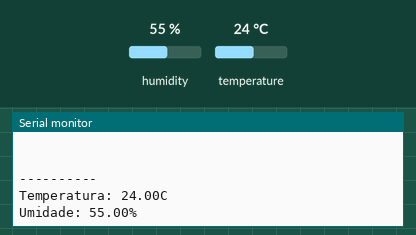
Recording of a sketch running on a simulated ESP8266 (NodeMCU). Shown: the last lines printed to the serial monitor. The inputs (shaded band) are chosen by the test bench; at power-on: humidity 55 %, temperature 24 °C. WiFi joins after 1.5 s; servers stay silent unless stated; random numbers use the default seed unless the sketch sets one; no MQTT or app messages arrive unless stated.

Above: at 2.7 s.
2.8 s: humidity set to 22 %
At 7.2 s:
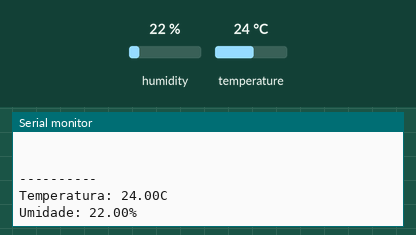
8.8 s: temperature set to 12 °C
At 13.1 s:
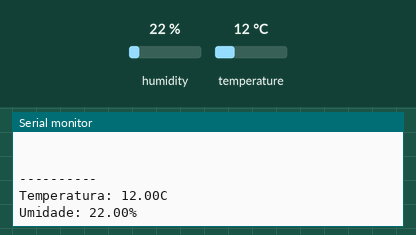
14.8 s: humidity set to 40 %
At 17.9 s:
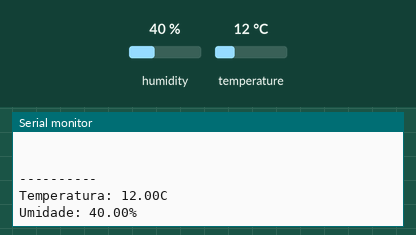
Timing chart, 0 to 19.4 s (numbered marks = the images above; inputs shaded):
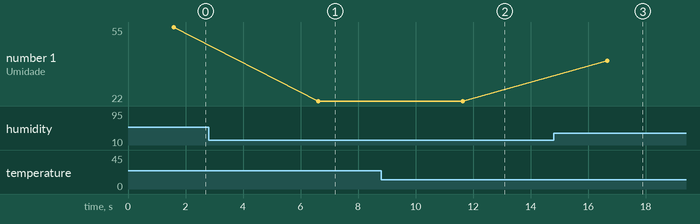

Measured:
- after the input at 2.8 s, the serial monitor: prints a new line after 3.8 s (image 1)
- after the input at 8.8 s, the serial monitor: prints a new line after 2.8 s (image 2)
- after the input at 14.8 s, the serial monitor: prints a new line after 1.9 s (image 3)
- plotted number 1: 55 → 22 after the input at 2.8 s, 22 → 40 after the input at 14.8 s

The sketch:

dispositivo_iot.ino
```cpp
/*
 * Autor: Ítalo Rodrigo
 */
#include <stdio.h>
#include <ESP8266WiFi.h>
#include <PubSubClient.h>
#include <ArduinoJson.h>
#include <DHT.h>

/* Definicoes gerais */
#define TEMPO_ENVIO_INFORMACOES    5000 //ms

/* Definicoes do sensor de temperatura */
#define DHTPIN  D1   /* GPIO que o pino 2 do sensor é conectado */

/* A biblioteca serve para os sensores DHT11, DHT22 e DHT21.
   No nosso caso, usaremos o DHT22, porém se você desejar utilizar
   algum dos outros disponíveis, basta descomentar a linha correspondente.
*/
//#define DHTTYPE DHT11   // DHT 11
#define DHTTYPE DHT22   // DHT 22  (AM2302), AM2321
//#define DHTTYPE DHT21   // DHT 21 (AM2301)

/* Definicoes da UART de debug */
#define DEBUG_UART_BAUDRATE               115200

/* MQTT definitions */
#define MQTT_PUB_TOPIC "tago/data/post"
#define MQTT_USERNAME  "dispositivo_iot_curso"  /* Coloque aqui qualquer valor */
#define MQTT_PASSWORD  " "  /* coloque aqui o Device Token do seu dispositivo no Tago.io */

/* WIFI */
const char* ssid_wifi = " ";     /*  WI-FI network SSID (name) you want to connect */
const char* password_wifi = " "; /*  WI-FI network password */
WiFiClient espClient;

/* MQTT */
const char* broker_mqtt = "mqtt.tago.io"; /* MQTT broker URL */
int broker_port = 1883;                      /* MQTT broker port */
PubSubClient MQTT(espClient);

/*
 * Variáveis e objetos globais
 */
/* objeto para comunicação com sensor DHT22  */
DHT dht(DHTPIN, DHTTYPE);

/* Prototypes */
void init_wifi(void);
void init_MQTT(void);
void connect_MQTT(void);
void connect_wifi(void);
void verify_wifi_connection(void);
void verify_mqtt_connection(void);
void send_data_iot_platform(void);

/* Funcao: inicializa conexao wi-fi
 * Parametros: nenhum
 * Retorno: nenhum
 */
void init_wifi(void)
{
    delay(10);
    Serial.println("------WI-FI -----");
    Serial.print("Tentando se conectar a rede wi-fi ");
    Serial.println(ssid_wifi);
    Serial.println("Aguardando conexao");
    connect_wifi();
}

/* Funcao: conexao a uma rede wi-fi
 * Parametros: nenhum
 * Retorno: nenhum
 */
void connect_wifi(void)
{
    if (WiFi.status() == WL_CONNECTED)
        return;

    WiFi.begin(ssid_wifi, password_wifi);

    while (WiFi.status() != WL_CONNECTED)
    {
        delay(100);
        Serial.print(".");
    }

    Serial.println();
    Serial.print("Conectado com sucesso a rede wi-fi: ");
    Serial.println(ssid_wifi);
    Serial.print("IP: ");
    Serial.println(WiFi.localIP());
}

/* Funcao: verifica e garante conexao wi-fi
 * Parametros: nenhum
 * Retorno: nenhum
 */
void verify_wifi_connection(void)
{
    connect_wifi();
}

/* Funcao: inicializa variaveis do MQTT para conexao com broker
 * Parametros: nenhum
 * Retorno: nenhum
 */
void init_MQTT(void)
{
    MQTT.setServer(broker_mqtt, broker_port);
}

/* Funcao: conecta com broker MQTT (se nao ha conexao ativa)
 * Parametros: nenhum
 * Retorno: nenhum
 */
void connect_MQTT(void)
{
    char mqtt_id_randomico[5] = {0};

    while (!MQTT.connected())
    {
        Serial.print("* Tentando se conectar ao broker MQTT: ");
        Serial.println(broker_mqtt);

        /* gera id mqtt randomico */
        randomSeed(random(9999));
        sprintf(mqtt_id_randomico, "%ld", random(9999));

        if (MQTT.connect(mqtt_id_randomico, MQTT_USERNAME, MQTT_PASSWORD))
        {
            Serial.println("Conectado ao broker MQTT com sucesso!");
        }
        else
        {
            Serial.println("Falha na tentativa de conexao com broker MQTT.");
            Serial.println("Nova tentativa em 2s...");
            delay(2000);
        }
    }
}

/* Funcao: verifica e garante conexao MQTT
 * Parametros: nenhum
 * Retorno: nenhum
 */
void verify_mqtt_connection(void)
{
    connect_MQTT();
}

/* Funcao: envia informacoes para plataforma IoT (Tago.io) via MQTT
 * Parametros: nenhum
 * Retorno: nenhum
 */

/*
JSON a ser enviado para Tago.io:

{
    "variable": "nome_da_variavel",
    "unit"    : "unidade",
    "value"   : valor
}
*/
void send_data_iot_platform(void)
{
   StaticJsonDocument<250> tago_json_temperature;
   StaticJsonDocument<250> tago_json_humidity;
   char json_string[250] = {0};
   float temperatura_lida = dht.readTemperature();
   float umidade_lida = dht.readHumidity();
   int i;

   /* Imprime medicoes de temperatura e umidade (para debug) */
   for (i=0; i<80; i++)
       Serial.println(" ");

   Serial.println("----------");
   Serial.print("Temperatura: ");
   Serial.print(temperatura_lida);
   Serial.println("C");
   Serial.print("Umidade: ");
   Serial.print(umidade_lida);
   Serial.println("%");

   /* Envio da temperatura */
   tago_json_temperature["variable"] = "temperatura";
   tago_json_temperature["unit"] = "C";
   tago_json_temperature["value"] = temperatura_lida;
   memset(json_string, 0, sizeof(json_string));
   serializeJson(tago_json_temperature, json_string);
   MQTT.publish(MQTT_PUB_TOPIC, json_string);

   /* Envio da umidade */
   tago_json_humidity["variable"] = "umidade";
   tago_json_humidity["unit"] = "%";
   tago_json_humidity["value"] = umidade_lida;
   memset(json_string, 0, sizeof(json_string));
   serializeJson(tago_json_humidity, json_string);
   MQTT.publish(MQTT_PUB_TOPIC, json_string);
}

void setup()
{
    /* UARTs setup */
    Serial.begin(DEBUG_UART_BAUDRATE);

    /* Inicializa comunicacao com sensor DHT22 */
    dht.begin();

    /* Inicializa wi-fi */
    init_wifi();

    /* Inicializa MQTT e faz conexao ao broker MQTT */
    init_MQTT();
    connect_MQTT();
}

void loop()
{
    /* Verifica e garante conectividades wi-fi e MQTT */
    verify_wifi_connection();
    verify_mqtt_connection();

    /* Faz o envio da temperatura e umidade para a plataforma IoT (Tago.io) */
    send_data_iot_platform();

    /* Aguarda o tempo definido em TEMPO_ENVIO_INFORMACOES para o proximo envio */
    delay(TEMPO_ENVIO_INFORMACOES);
}
```
